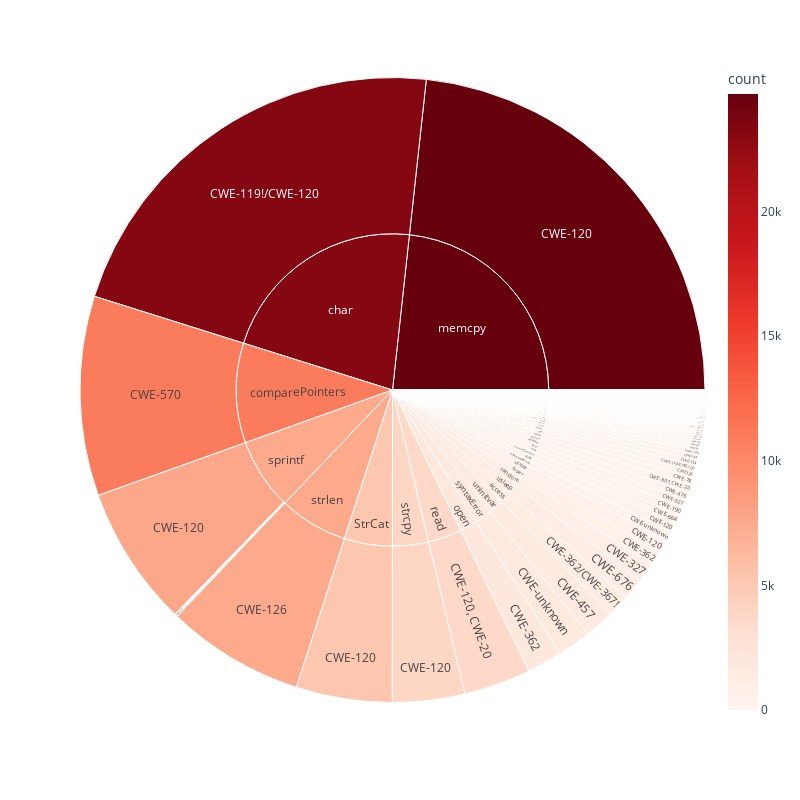

The code cell stored with this chart in its notebook:
### Markdown cell above
### Plotting subburset plot from the frequency of category, name and cwe types.

### Code cell
dfplt = dfs[['category', 'name', 'cwe']].groupby(['category', 'name', 'cwe'], group_keys=False).size().reset_index(name='count')

dfplt['category'] = dfplt.apply(lambda row: row['category'] 
if row['category']==row['name'] or row['name']=='-' 
else row['name'], axis=1)
dfplt = dfplt.drop(labels=['name'], axis=1)

fig = px.sunburst(dfplt, 
    path=['category', 'cwe'],
    values='count', 
    color_continuous_scale='Reds',
    color='count',
)

fig.update_layout(
    autosize=False,
    width=800,
    height=800,)
fig.show()

### Figure 1 — Plotly figure (JSON) as saved in the notebook; plotly's stock layout.template omitted (floating-point values rounded to 4 significant figures; data arrays with more than 128 entries replaced by an {"elided": "..."} marker saying what was removed)
{"data": [{"branchvalues": "total", "customdata": {"elided": "295x1 float values"}, "domain": {"x": [0, 1], "y": [0, 1]}, "hovertemplate": "labels=%{label}<br>count_sum=%{value}<br>parent=%{parent}<br>id=%{id}<br>count=%{color}<extra></extra>", "ids": {"elided": "295 str values"}, "labels": {"elided": "295 str values"}, "marker": {"coloraxis": "coloraxis", "colors": {"elided": "295 float values"}}, "name": "", "parents": {"elided": "295 str values"}, "type": "sunburst", "values": {"elided": "295 int values"}}], "layout": {"autosize": false, "coloraxis": {"colorbar": {"title": {"text": "count"}}, "colorscale": [[0, "rgb(255,245,240)"], [0.125, "rgb(254,224,210)"], [0.25, "rgb(252,187,161)"], [0.375, "rgb(252,146,114)"], [0.5, "rgb(251,106,74)"], [0.625, "rgb(239,59,44)"], [0.75, "rgb(203,24,29)"], [0.875, "rgb(165,15,21)"], [1, "rgb(103,0,13)"]]}, "height": 800, "legend": {"tracegroupgap": 0}, "margin": {"t": 60}, "width": 800}}
